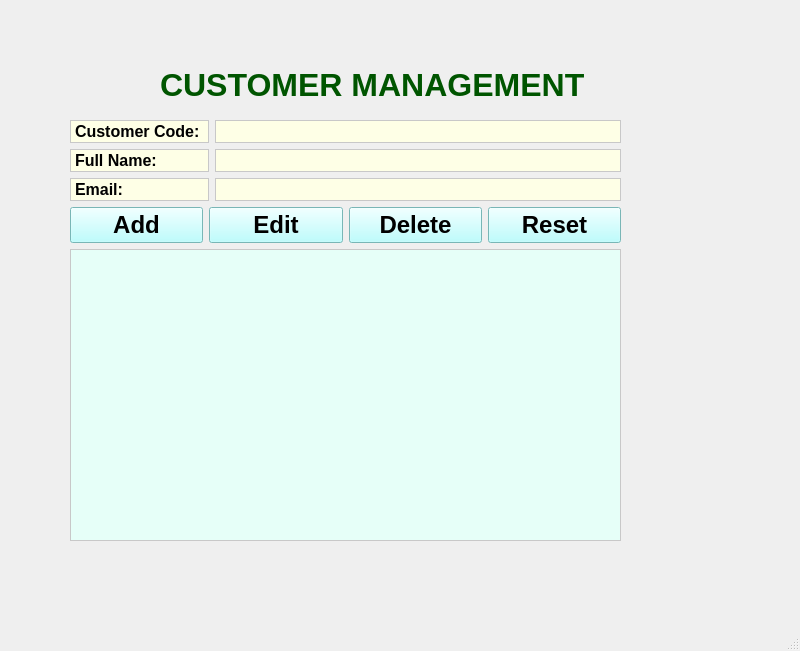
<?xml version="1.0" encoding="UTF-8"?>
<ui version="4.0">
 <class>MainWindow</class>
 <widget class="QMainWindow" name="MainWindow">
  <property name="geometry">
   <rect>
    <x>0</x>
    <y>0</y>
    <width>800</width>
    <height>651</height>
   </rect>
  </property>
  <property name="windowTitle">
   <string>MainWindow</string>
  </property>
  <property name="styleSheet">
   <string notr="true"/>
  </property>
  <widget class="QWidget" name="centralwidget">
   <widget class="QLabel" name="label_4">
    <property name="geometry">
     <rect>
      <x>160</x>
      <y>50</y>
      <width>471</width>
      <height>71</height>
     </rect>
    </property>
    <property name="text">
     <string>&lt;html&gt;&lt;head/&gt;&lt;body&gt;&lt;p&gt;&lt;span style=&quot; font-size:24pt; font-weight:600; color:#005500;&quot;&gt;CUSTOMER MANAGEMENT&lt;/span&gt;&lt;/p&gt;&lt;/body&gt;&lt;/html&gt;</string>
    </property>
   </widget>
   <widget class="QWidget" name="layoutWidget">
    <property name="geometry">
     <rect>
      <x>70</x>
      <y>120</y>
      <width>551</width>
      <height>421</height>
     </rect>
    </property>
    <layout class="QVBoxLayout" name="verticalLayout_2">
     <item>
      <layout class="QGridLayout" name="gridLayout">
       <item row="1" column="0">
        <widget class="QLabel" name="name_label">
         <property name="styleSheet">
          <string notr="true">border: 1px solid rgb(200, 200, 200);
font-family: 'Arial';  
font-size: 16px;      
color: rgb(0, 0, 0);
background-color:rgb(254, 255, 230)</string>
         </property>
         <property name="text">
          <string>&lt;html&gt;&lt;head/&gt;&lt;body&gt;&lt;p&gt;&lt;span style=&quot; font-size:12pt; font-weight:600;&quot;&gt;Full Name:       &lt;/span&gt;&lt;/p&gt;&lt;/body&gt;&lt;/html&gt;</string>
         </property>
        </widget>
       </item>
       <item row="0" column="1">
        <widget class="QLineEdit" name="id_input">
         <property name="font">
          <font>
           <family>Arial</family>
           <pointsize>-1</pointsize>
          </font>
         </property>
         <property name="styleSheet">
          <string notr="true">border: 1px solid rgb(200, 200, 200);
font-family: 'Arial';  
font-size: 16px;      
color: rgb(255, 0, 0);
background-color:rgb(254, 255, 230)</string>
         </property>
        </widget>
       </item>
       <item row="2" column="0">
        <widget class="QLabel" name="email_label">
         <property name="styleSheet">
          <string notr="true">border: 1px solid rgb(200, 200, 200);
font-family: 'Arial';  
font-size: 16px;      
color: rgb(0, 0, 0);
background-color:rgb(254, 255, 230)</string>
         </property>
         <property name="text">
          <string>&lt;html&gt;&lt;head/&gt;&lt;body&gt;&lt;p&gt;&lt;span style=&quot; font-size:12pt; font-weight:600;&quot;&gt;Email:&lt;/span&gt;&lt;/p&gt;&lt;/body&gt;&lt;/html&gt;</string>
         </property>
        </widget>
       </item>
       <item row="0" column="0">
        <widget class="QLabel" name="id_label">
         <property name="styleSheet">
          <string notr="true">border: 1px solid rgb(200, 200, 200);
font-family: 'Arial';  
font-size: 16px;      
color: rgb(0, 0, 0);
background-color:rgb(254, 255, 230)</string>
         </property>
         <property name="text">
          <string>&lt;html&gt;&lt;head/&gt;&lt;body&gt;&lt;p&gt;&lt;span style=&quot; font-size:12pt; font-weight:600;&quot;&gt;Customer Code:                            &lt;/span&gt;&lt;/p&gt;&lt;/body&gt;&lt;/html&gt;</string>
         </property>
        </widget>
       </item>
       <item row="1" column="1">
        <widget class="QLineEdit" name="name_input">
         <property name="font">
          <font>
           <family>Arial</family>
           <pointsize>-1</pointsize>
          </font>
         </property>
         <property name="styleSheet">
          <string notr="true">border: 1px solid rgb(200, 200, 200);
font-family: 'Arial';  
font-size: 16px;      
color: rgb(255, 0, 0);
background-color:rgb(254, 255, 230)</string>
         </property>
        </widget>
       </item>
       <item row="2" column="1">
        <widget class="QLineEdit" name="email_input">
         <property name="font">
          <font>
           <family>Arial</family>
           <pointsize>-1</pointsize>
          </font>
         </property>
         <property name="styleSheet">
          <string notr="true">border: 1px solid rgb(200, 200, 200);
font-family: 'Arial';  
font-size: 16px;      
color: rgb(255, 0, 0);
background-color:rgb(254, 255, 230)</string>
         </property>
        </widget>
       </item>
      </layout>
     </item>
     <item>
      <layout class="QHBoxLayout" name="horizontalLayout">
       <item>
        <widget class="QPushButton" name="add_button">
         <property name="font">
          <font>
           <pointsize>18</pointsize>
           <weight>75</weight>
           <bold>true</bold>
          </font>
         </property>
         <property name="styleSheet">
          <string notr="true">background-color:rgb(170, 255, 255)</string>
         </property>
         <property name="text">
          <string>Add</string>
         </property>
        </widget>
       </item>
       <item>
        <widget class="QPushButton" name="edit_button">
         <property name="font">
          <font>
           <pointsize>18</pointsize>
           <weight>75</weight>
           <bold>true</bold>
          </font>
         </property>
         <property name="styleSheet">
          <string notr="true">background-color:rgb(170, 255, 255)</string>
         </property>
         <property name="text">
          <string>Edit</string>
         </property>
        </widget>
       </item>
       <item>
        <widget class="QPushButton" name="delete_button">
         <property name="font">
          <font>
           <pointsize>18</pointsize>
           <weight>75</weight>
           <bold>true</bold>
          </font>
         </property>
         <property name="styleSheet">
          <string notr="true">background-color:rgb(170, 255, 255)</string>
         </property>
         <property name="text">
          <string>Delete</string>
         </property>
        </widget>
       </item>
       <item>
        <widget class="QPushButton" name="reset_button">
         <property name="font">
          <font>
           <pointsize>18</pointsize>
           <weight>75</weight>
           <bold>true</bold>
          </font>
         </property>
         <property name="styleSheet">
          <string notr="true">background-color:rgb(170, 255, 255)</string>
         </property>
         <property name="text">
          <string>Reset</string>
         </property>
        </widget>
       </item>
      </layout>
     </item>
     <item>
      <widget class="QListWidget" name="customer_list">
       <property name="font">
        <font>
         <family>Arial</family>
         <pointsize>-1</pointsize>
        </font>
       </property>
       <property name="styleSheet">
        <string notr="true">border: 1px solid rgb(200, 200, 200);
font-family: 'Arial';  
font-size: 16px;      
color: rgb(255, 0, 0);
background-color:rgb(230, 255, 248)</string>
       </property>
      </widget>
     </item>
    </layout>
   </widget>
  </widget>
  <widget class="QMenuBar" name="menubar">
   <property name="geometry">
    <rect>
     <x>0</x>
     <y>0</y>
     <width>800</width>
     <height>18</height>
    </rect>
   </property>
  </widget>
  <widget class="QStatusBar" name="statusbar"/>
 </widget>
 <resources/>
 <connections/>
</ui>
